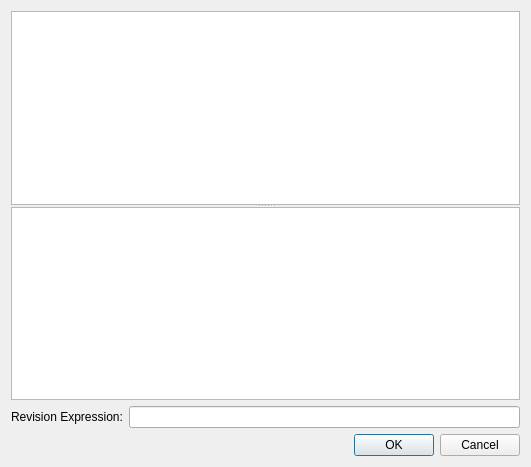
<ui version="4.0" >
 <class>commit</class>
 <widget class="QDialog" name="commit" >
  <property name="geometry" >
   <rect>
    <x>0</x>
    <y>0</y>
    <width>531</width>
    <height>467</height>
   </rect>
  </property>
  <layout class="QVBoxLayout" >
   <item>
    <widget class="QSplitter" name="splitter" >
     <property name="sizePolicy" >
      <sizepolicy vsizetype="MinimumExpanding" hsizetype="MinimumExpanding" >
       <horstretch>0</horstretch>
       <verstretch>0</verstretch>
      </sizepolicy>
     </property>
     <property name="orientation" >
      <enum>Qt::Vertical</enum>
     </property>
     <property name="handleWidth" >
      <number>2</number>
     </property>
     <widget class="QListWidget" name="commit_list" >
      <property name="sizePolicy" >
       <sizepolicy vsizetype="MinimumExpanding" hsizetype="MinimumExpanding" >
        <horstretch>0</horstretch>
        <verstretch>0</verstretch>
       </sizepolicy>
      </property>
      <property name="minimumSize" >
       <size>
        <width>0</width>
        <height>20</height>
       </size>
      </property>
      <property name="font" >
       <font>
        <family>Monospace</family>
       </font>
      </property>
      <property name="alternatingRowColors" >
       <bool>true</bool>
      </property>
      <property name="selectionMode" >
       <enum>QAbstractItemView::ExtendedSelection</enum>
      </property>
     </widget>
     <widget class="QTextEdit" name="commit_text" >
      <property name="sizePolicy" >
       <sizepolicy vsizetype="MinimumExpanding" hsizetype="MinimumExpanding" >
        <horstretch>0</horstretch>
        <verstretch>0</verstretch>
       </sizepolicy>
      </property>
      <property name="minimumSize" >
       <size>
        <width>0</width>
        <height>40</height>
       </size>
      </property>
      <property name="font" >
       <font>
        <family>Monospace</family>
        <pointsize>12</pointsize>
       </font>
      </property>
      <property name="tabChangesFocus" >
       <bool>true</bool>
      </property>
      <property name="undoRedoEnabled" >
       <bool>false</bool>
      </property>
      <property name="readOnly" >
       <bool>true</bool>
      </property>
     </widget>
    </widget>
   </item>
   <item>
    <layout class="QHBoxLayout" >
     <item>
      <widget class="QLabel" name="label" >
       <property name="text" >
        <string>Revision Expression:</string>
       </property>
      </widget>
     </item>
     <item>
      <widget class="QLineEdit" name="revision" />
     </item>
    </layout>
   </item>
   <item>
    <widget class="QDialogButtonBox" name="button_box" >
     <property name="standardButtons" >
      <set>QDialogButtonBox::Cancel|QDialogButtonBox::Ok</set>
     </property>
    </widget>
   </item>
  </layout>
 </widget>
 <tabstops>
  <tabstop>button_box</tabstop>
  <tabstop>commit_list</tabstop>
  <tabstop>revision</tabstop>
  <tabstop>commit_text</tabstop>
 </tabstops>
 <resources/>
 <connections>
  <connection>
   <sender>button_box</sender>
   <signal>accepted()</signal>
   <receiver>commit</receiver>
   <slot>accept()</slot>
   <hints>
    <hint type="sourcelabel" >
     <x>205</x>
     <y>426</y>
    </hint>
    <hint type="destinationlabel" >
     <x>205</x>
     <y>223</y>
    </hint>
   </hints>
  </connection>
  <connection>
   <sender>button_box</sender>
   <signal>rejected()</signal>
   <receiver>commit</receiver>
   <slot>reject()</slot>
   <hints>
    <hint type="sourcelabel" >
     <x>205</x>
     <y>426</y>
    </hint>
    <hint type="destinationlabel" >
     <x>205</x>
     <y>223</y>
    </hint>
   </hints>
  </connection>
 </connections>
</ui>
